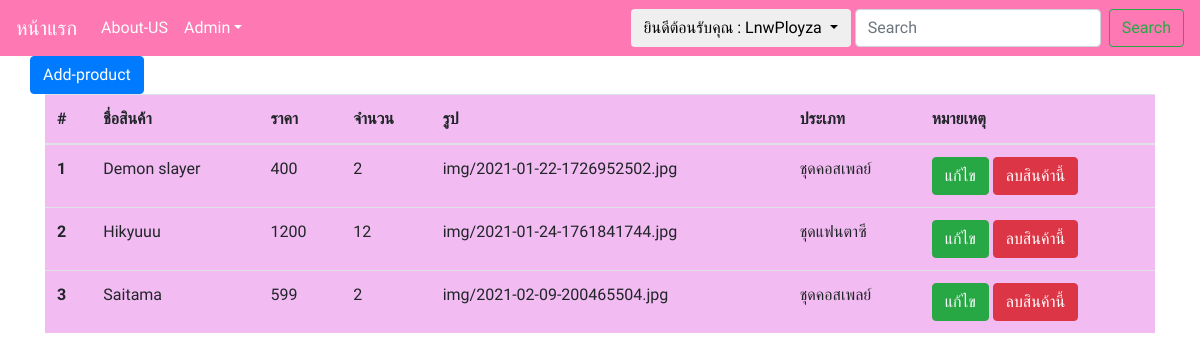
The page /admin-product.php (signed in) on the database its author committed.
### tables this page shows
CREATE TABLE `products` (
  `products_id` int(11) NOT NULL,
  `products_name` varchar(250) NOT NULL,
  `products__price` int(11) NOT NULL,
  `products_quantity` int(11) NOT NULL,
  `products_img` text NOT NULL,
  `products_category` varchar(50) NOT NULL
);

### admin-product.php (the view, shortened to what this page needs)
<?php
require_once 'navbar.php';
require_once 'connect.php';
 ?>
<body>
  <div class="container" >
    <div class="row" >
    <a href="add-product.php" class="btn btn-primary">Add-product</a>
    </div>
    <div class="table-responsive">
      <table style="background:#f2bcf2" class="table">
<thead>
  <tr>
    <th scope="col">#</th>
    <th scope="col">ชื่อสินค้า</th>
    <th scope="col">ราคา</th>
    <th scope="col">จำนวน</th>
    <th scope="col">รูป</th>
    <th scope="col">ประเภท</th>
    <th scope="col">หมายเหตุ</th>
  </tr>
</thead>
<tbody>
    <?php
    $n=1;
    $sql = ("SELECT * FROM products");
    $result=$mysqli->query($sql);
      while ($row = mysqli_fetch_array($result)) {
        ?>
        <tr>
          <th scope="row"><?php echo $n; ?></th>
          <td><?php echo $row['products_name']; ?></td>
          <td><?php echo $row['products__price']; ?></td>
          <td><?php echo $row['products_quantity']; ?></td>
          <td><?php echo $row['products_img']; ?></td>
          <td><?php echo $row['products_category']; ?></td>
          <td>
             <a href="edit-products.php?id=<?php echo $row['products_id']; ?>" class="btn btn-success">แก้ไข</a>
             <a href="#" class="btn btn-danger" onclick="checkdel(<?php echo $row['products_id']; ?>)" id="del">ลบสินค้านี้</a>
           </td>
        </tr>
        <?php
        $n++;
      }
     ?>
</tbody>
</table>
    </div>
  </div>
</body>

### navbar.php (shortened to what this page needs)
<!DOCTYPE html>
<html lang="en" dir="ltr">
  <head>
    <link rel="stylesheet" href="https://maxcdn.bootstrapcdn.com/bootstrap/4.0.0/css/bootstrap.min.css">
    <link href="https://cdn.jsdelivr.net/npm/select2@4.1.0-beta.1/dist/css/select2.min.css" rel="stylesheet" />
<link id="themecss" rel="stylesheet" type="text/css" href="//www.shieldui.com/shared/components/latest/css/light/all.min.css" />
  </head>
  <body>
    <nav class="navbar navbar-expand-md sticky-top" style="background:#fe78b3;">
      <a class="navbar-brand" href="isdex.php" style="color:white;">หน้าแรก</a>
      <div class="collapse navbar-collapse" id="navbarsExampleDefault">
        <ul class="navbar-nav mr-auto">
          <li class="nav-item active">
          <a class="nav-link" href="about-us.php" style="color:white;">About-US</a>
        </li>
          <?php if (isset($_SESSION['user_tier'])) {
            if ($_SESSION['user_tier']==0) {
            ?>
            <li class="nav-item dropdown" >
              <a class="nav-link dropdown-toggle" href="#" style="color:white;" id="dropdown01" data-toggle="dropdown" aria-haspopup="true" aria-expanded="false">Admin</a>
            </li>
            <?php
            }
          }?>
        </ul>
        <?php if (isset($_SESSION['user_id'])) {
          ?>
            <div class="btn-group mr-1">
              <button type="button" class="btn dropdown-toggle" style="background:##FFFAFA;" data-toggle="dropdown" aria-haspopup="true" aria-expanded="false">
                  <?php echo "ยินดีต้อนรับคุณ : ".$_SESSION['user_name']; ?>
              </button>
            </div>
          <?php
        } ?>
        <form class="form-inline my-2 my-lg-0" action="product2search.php" method="post">
          <input class="form-control mr-sm-2" name="sch" type="text" placeholder="Search" aria-label="Search">
          <button class="btn btn-outline-success my-2 my-sm-0" type="submit">Search</button>
        </form>
      </div>
    </nav>
  </body>
</html>

### navbar.php (style rules this page uses)
* { font-family: 'Mali', cursive; }

### admin-product.php (style rules this page uses)
body { background-image: url("img/bg1.png"); }

### rows shown on the page
products: products_name "Demon slayer", products__price "400", products_quantity "2", products_img "img/2021-01-22-1726952502.jpg", products_category "ชุดคอสเพลย์"
products: products_name "Hikyuuu", products__price "1200", products_quantity "12", products_img "img/2021-01-24-1761841744.jpg", products_category "ชุดแฟนตาซี"
products: products_name "Saitama", products__price "599", products_quantity "2", products_img "img/2021-02-09-200465504.jpg", products_category "ชุดคอสเพลย์"

### other values the page prints
$_SESSION['user_name'] "LnwPloyza"
